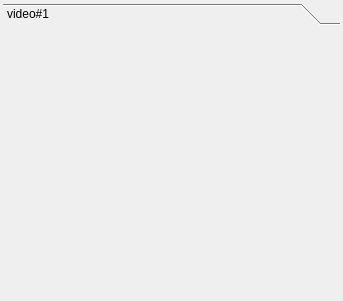
<?xml version="1.0" encoding="UTF-8"?>
<ui version="4.0">
 <class>ImageInfo</class>
 <widget class="QWidget" name="ImageInfo">
  <property name="geometry">
   <rect>
    <x>0</x>
    <y>0</y>
    <width>343</width>
    <height>301</height>
   </rect>
  </property>
  <property name="windowTitle">
   <string>Form</string>
  </property>
  <layout class="QGridLayout" name="gridLayout">
   <property name="margin">
    <number>3</number>
   </property>
   <property name="spacing">
    <number>3</number>
   </property>
   <item row="0" column="0">
    <widget class="QToolBox" name="imageInfoToolBox">
     <property name="frameShape">
      <enum>QFrame::NoFrame</enum>
     </property>
     <property name="frameShadow">
      <enum>QFrame::Plain</enum>
     </property>
     <property name="lineWidth">
      <number>0</number>
     </property>
     <property name="currentIndex">
      <number>0</number>
     </property>
     <property name="tabSpacing">
      <number>1</number>
     </property>
     <widget class="UIVideoPage" name="defaultpage">
      <property name="geometry">
       <rect>
        <x>0</x>
        <y>0</y>
        <width>337</width>
        <height>271</height>
       </rect>
      </property>
      <attribute name="label">
       <string>video#1</string>
      </attribute>
     </widget>
    </widget>
   </item>
  </layout>
 </widget>
 <customwidgets>
  <customwidget>
   <class>UIVideoPage</class>
   <extends>QWidget</extends>
   <header>UIVideoPage.h</header>
   <container>1</container>
  </customwidget>
 </customwidgets>
 <resources/>
 <connections/>
</ui>
